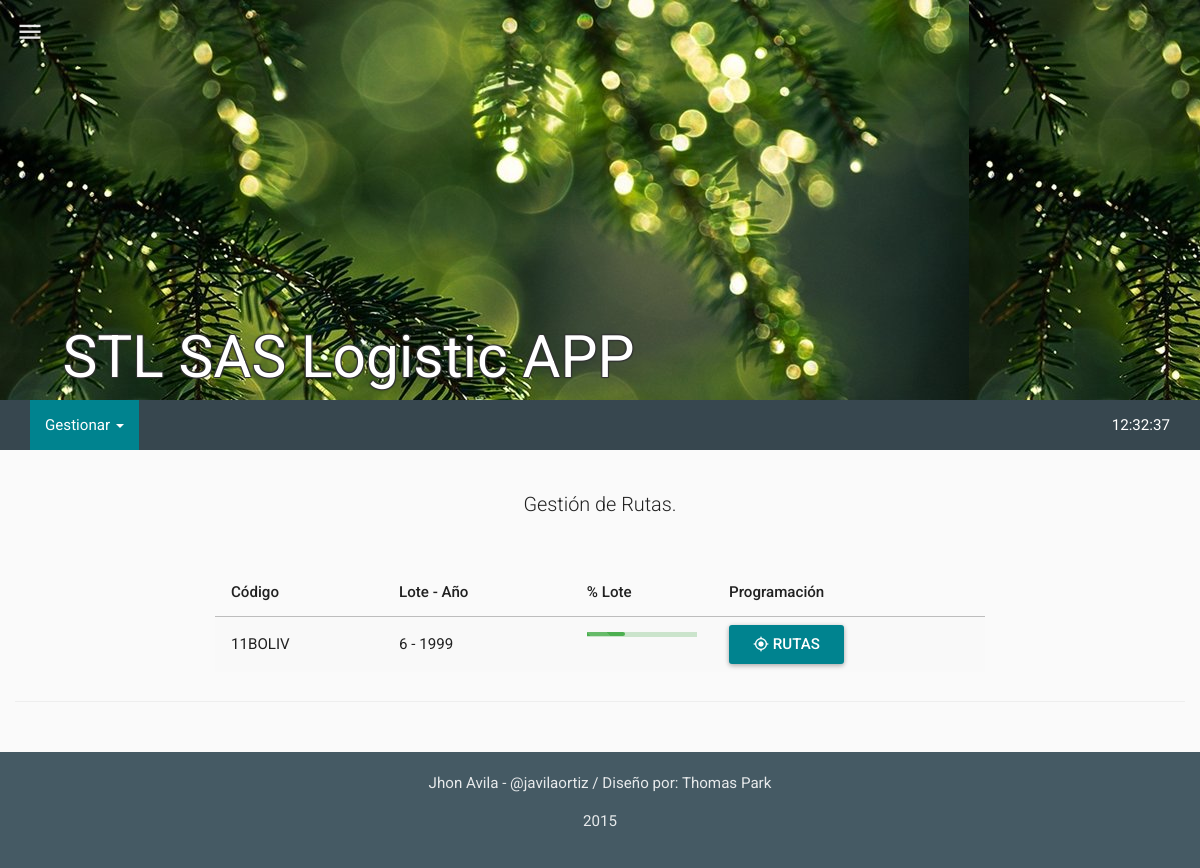
Before: /mods/rutas/rutas.php (signed in) with the older database file.
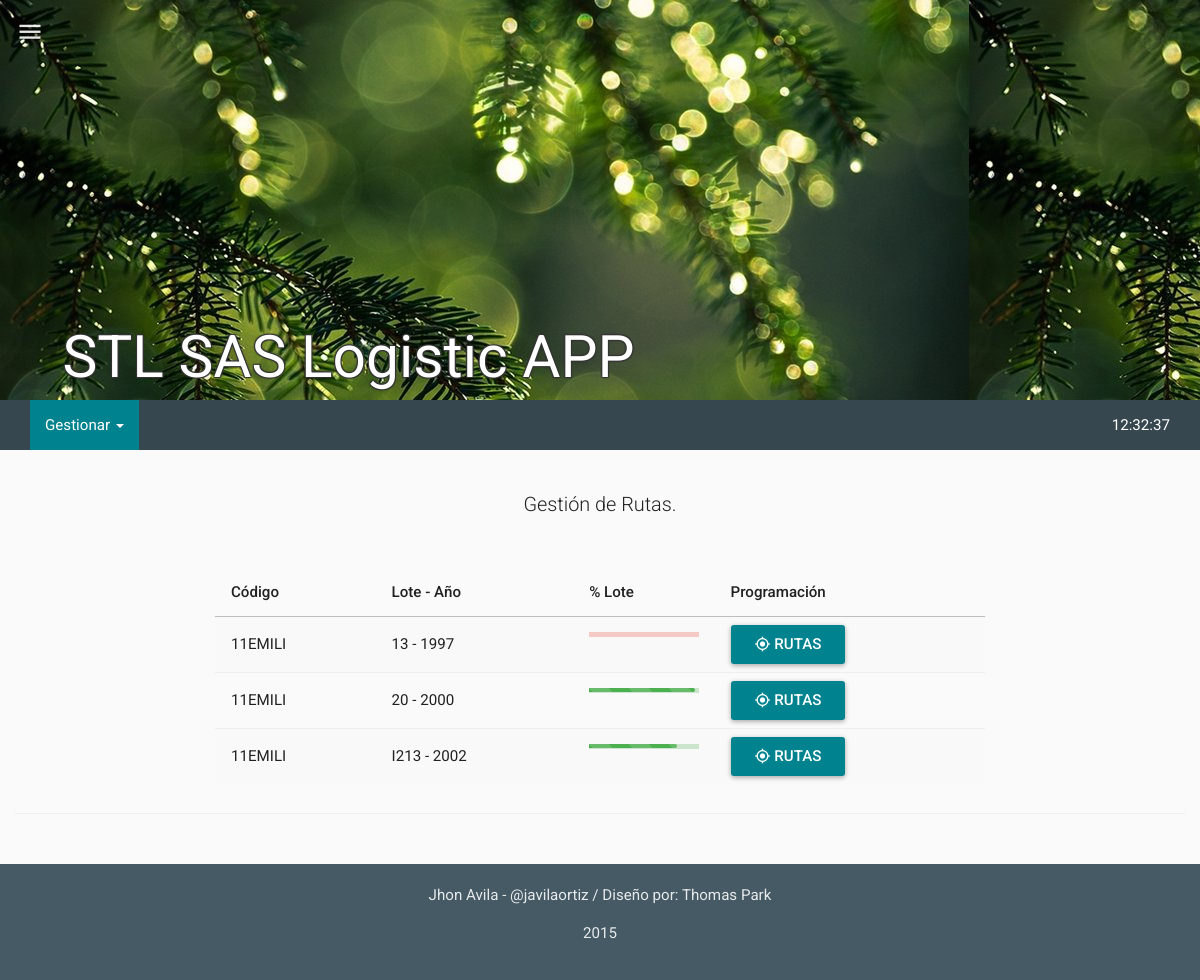
After: the same page with the newer database file.
### tables this page shows
CREATE TABLE IF NOT EXISTS `tbl_control_inventarios` (
  `ci_id` int(11) NOT NULL,
  `ci_fi_id` int(11) NOT NULL,
  `ci_in_lote` int(11) NOT NULL,
  `ci_vol_ini` float NOT NULL,
  `ci_vol_act` float NOT NULL,
  `ci_timestamp` timestamp NOT NULL DEFAULT CURRENT_TIMESTAMP ON UPDATE CURRENT_TIMESTAMP,
  `ci_created` int(11) NOT NULL,
  `ci_estado` int(11) NOT NULL
);

CREATE TABLE IF NOT EXISTS `tbl_fincas` (
  `fi_id` int(11) NOT NULL,
  `fi_codigo` varchar(10) NOT NULL,
  `fi_nombre` varchar(60) NOT NULL,
  `fi_ciudad` varchar(30) NOT NULL,
  `fi_timestamp` timestamp NOT NULL DEFAULT CURRENT_TIMESTAMP ON UPDATE CURRENT_TIMESTAMP,
  `fi_created` int(11) NOT NULL,
  `fi_estado` int(11) NOT NULL
);

CREATE TABLE IF NOT EXISTS `tbl_lotes_autorizados` (
  `la_id` int(11) NOT NULL,
  `la_fi_id` int(11) NOT NULL,
  `la_idlote` varchar(30) NOT NULL,
  `la_timestamp` timestamp NOT NULL DEFAULT CURRENT_TIMESTAMP ON UPDATE CURRENT_TIMESTAMP,
  `la_created` int(11) NOT NULL,
  `la_estado` int(11) NOT NULL
);

CREATE TABLE IF NOT EXISTS `tbl_matriz_ica` (
  `cd_oracle` int(11) NOT NULL,
  `codfinca` varchar(30) NOT NULL,
  `idlote` varchar(30) NOT NULL,
  `clave` varchar(30) NOT NULL,
  `especie_skc` varchar(30) NOT NULL,
  `grup_sp` varchar(30) NOT NULL,
  `especie_ica` varchar(30) NOT NULL,
  `especie_ica_abrev` varchar(30) NOT NULL,
  `vol_m3_ha` float NOT NULL,
  `vol_ica_m3` float NOT NULL,
  `procedencia` varchar(30) NOT NULL,
  `tf` varchar(30) NOT NULL,
  `mes` int(11) NOT NULL,
  `ano_plant` int(11) NOT NULL,
  `rotac` int(11) NOT NULL,
  `area_ha` float NOT NULL,
  `area_rmte_ha` float NOT NULL,
  `tipo_uso` varchar(30) NOT NULL,
  `cia` varchar(30) NOT NULL,
  `p_scc` varchar(30) NOT NULL,
  `zona` varchar(30) NOT NULL,
  `nucleo` varchar(30) NOT NULL,
  `subnucleo` varchar(30) NOT NULL,
  `depto` varchar(30) NOT NULL,
  `municipio` varchar(30) NOT NULL,
  `tenencia` varchar(30) NOT NULL,
  `area_2014` float NOT NULL,
  `area_rmte_2014` float NOT NULL,
  `clave_ica` varchar(30) NOT NULL,
  `registro_ica` varchar(30) NOT NULL,
  `cantidad_ica` float NOT NULL,
  `vol_ica` float NOT NULL,
  `num_lotes` float NOT NULL
);

### php/db.php (called while the page is built, shortened)
<?php
class con {
    private $host = 'localhost';
    private $user = 'root';
    private $pass = '';
    public $type = 'mysql';
    private $db = "bd_stl_logistica";
    public $lid = 0;
    function connect() {
        $connect = $this->type.'_connect';
        if (!$this->lid = $connect($this->host, $this->user, $this->pass)) {
        }
		else {
			$sql = $this->type.'_select_db';
			if (!$baseconections = $sql($this->db,$this->lid)) {
				mysql_query("SET NAMES 'utf8'");
			}
		}
		return ($this->lid);
 	}
}
?>

### php/rutas.php (the view, shortened to what this page needs)
<?php
class rutas{
  function get_fincas(){
    $con = new con();
    $rt = new route();
    if(isset($_SESSION["ses_id"])){
      $qry='SELECT * FROM tbl_control_inventarios
            INNER JOIN tbl_fincas ON tbl_fincas.fi_id=tbl_control_inventarios.ci_fi_id
            INNER JOIN tbl_lotes_autorizados ON tbl_lotes_autorizados.la_id = tbl_control_inventarios.ci_in_lote
            INNER JOIN tbl_matriz_ica ON tbl_matriz_ica.codfinca = tbl_fincas.fi_codigo
            WHERE
            tbl_matriz_ica.idlote = tbl_lotes_autorizados.la_idlote AND
            tbl_fincas.fi_estado = 1
           ;';
      $res = mysql_query($qry);
      $item =" ";
      $script ="<script>$(document).ready(function(){";
      while($row_res = mysql_fetch_assoc($res)) {
        $vp=(($row_res["ci_vol_act"]/$row_res["ci_vol_ini"])*100);
        switch ($vp) {
          case ($vp >= 30):
              $class="progress-bar-success";
              $msg_progress = "";
            break;
          case ($vp <= 15 ):
              $class="progress-bar-danger";
              $msg_progress = "";
            break;
        }
        $fn =
        $item.='
              <tr>
                <td>'.$row_res["fi_codigo"].'</td>
                <td>'.$row_res["la_idlote"].' - '.$row_res["ano_plant"].'</td>
                <td>'.$msg_progress.'
                  <div class="progress progress-striped active" style="height: 5px;">
                    <div class="progress-bar '.$class.'" style="width: '.$vp.'%;" title="'.$row_res["ci_vol_act"].' m3 ('.$vp.'%)"></div>
                  </div>
                </td>
                <td>
                  <div id="edt-button" onClick="load_modal('.$row_res["fi_id"].', '.$row_res["la_id"].');" class="btn btn-raised btn-primary" title="Lotes Autorizados"><i class="md md-my-location"></i> Rutas </div>
                </td>
              </tr>
        ';
        $script.='';
      }
      $script.='});</script>';
    }
    else{$rt->routing($rt->path("login"));}
    $html='
          <table class="table table-striped table-hover ">
            <thead>
              <tr>
                <th>Código</th>
                <th>Lote - Año</th>
                <th>% Lote</th>
                <th>Programación</th>
              </tr>
            </thead>
            <tbody>
              '.$item.'
            </tbody>
          </table>
    ';
    return $script.$html;
  }
}
?>

### mods/rutas/rutas.php (shortened to what this page needs)
<?php
include('../../php/app_menu.php');
include('../../php/rutas.php');
include('../../php/html_snippets.php');
$app_menu = new app_menu();
$html_snippet = new html_snippets();
$rutas = new rutas();
?>
<!DOCTYPE html>
<html lang="en">
  <head>
    <link rel="stylesheet" href="http://maxcdn.bootstrapcdn.com/bootstrap/3.3.2/css/bootstrap.min.css" type="text/css">
    <link rel="stylesheet" href="materia.css" type="text/css">
  </head>
  <body class="mtr-grey-50">
    <nav id="topbar" class="toolbar toolbar-expanded mtr-light-blue-800">
      <div class="container-fluid header-title">
        <div class="row">
          <div class="col-sm-12">STL SAS Logistic APP</div>
        </div>
      </div>
    </nav>
    <nav class="toolbar toolbar-fixed">
      <div class="container-fluid">
        <div class="toolbar-header">
          <a  id="headerToggle" href="#" class="menu-toggle" data-ripple-centered="true" data-ripple-color="#fff">
            <i class="md md-menu"></i>
          </a>
        </div>
      </div>
    </nav>
        <?php echo $app_menu->build_menu(); ?>
    <div class="container-fluid">
      <div class="page-header" id="banner">
        <div class="row">
          <label class="col-lg-2 control-label"></label>
          <div class="col-sm-8 text-center">
            <p class="lead">Gestión de Rutas.<br><br></p>
            <p><?php echo $rutas->get_fincas(); ?></p>
          </div>
          <label class="col-lg-2 control-label"></label>
        </div>
      </div>
    </div>
<?php echo $html_snippet->load_footer(); ?>
  </body>
</html>

### php/app_menu.php (shortened to what this page needs)
<?php
class app_menu{
  function build_menu(){
    $con = new con();
    $rt = new route();
    if(isset($_SESSION["ses_id"])){
      $qry='SELECT * FROM tbl_modulos AS M
            INNER JOIN tbl_usuarios AS U
            INNER JOIN tbl_permisos AS P
            INNER JOIN tbl_per_x_usu AS PxU
            INNER JOIN tbl_permisos_x_modulo AS PxM
            WHERE M.mo_id = PxM.pxm_mo_id
            AND PxM.pxm_pe_id = P.pe_id
            AND P.pe_id = PxU.pxu_pe_id
            AND PxU.pxu_us_id = U.us_id
            AND U.us_id = '.$_SESSION["ses_id"];
      $res = mysql_query($qry);
      $menuitem =" ";
      $script ="<script>$(document).ready(function(){";
      while($row_res = mysql_fetch_assoc($res)) {
        $tipo_us = $row_res['pxu_pe_id'];
        $menuitem.='<li><a href="#" id="'.$row_res['mo_nombre'].'" class="">'.$row_res['mo_descripcion'].'</a></li>';
        $script.='$("#'.$row_res['mo_nombre'].'").on("click", function(){$(location).attr("href","'.$row_res['mo_ruta'].'"); });';
      }
      $script.='});</script>';
    }
    else{$rt->routing($rt->path("login"));}
    if($tipo_us==1){
      $dropdown = '<li class="dropdown">
                    <a href="#" class="dropdown-toggle" data-toggle="dropdown" role="button" aria-expanded="false">Gestionar <span class="caret"></span></a>
                    <ul class="dropdown-menu" role="menu">
                    '.$menuitem.'
                    </ul>
                  </li>';
      $menuitem=$dropdown;
    }
    $html='
            <nav class="navbar navbar-inverse">
              <div class="container-fluid">
                <div class="navbar-header">
                  <button type="button" class="navbar-toggle collapsed" data-toggle="collapse" data-target="#bs-example-navbar-collapse-2">
                    <span class="sr-only">Toggle navigation</span>
                    <span class="icon-bar"></span>
                    <span class="icon-bar"></span>
                    <span class="icon-bar"></span>
                  </button>
                </div>
                <div class="collapse navbar-collapse" id="bs-example-navbar-collapse-2">
                  <ul class="nav navbar-nav">
                  '.$menuitem.'
                  </ul>
                  <ul class="nav navbar-nav navbar-right">
                    <li><a href="#" id="reloj">fecha / hora</a></li>
                  </ul>
                </div>
              </div>
            </nav>
    ';
    return $script.$html;
  }
}
?>

### php/html_snippets.php (shortened to what this page needs)
<?php
class html_snippets{
	function load_footer (){
		$html = '
		<footer class="container-fluid mtr-blue-grey-700">
	      <div class="row text-center">
	        <div class="col-sm-12">
	          <p>
	          	<a href="https://co.linkedin.com/in/javilaortiz" rel="nofollow">Jhon Avila</a>
	          	-
	          	<a href="https://twitter.com/javilaortiz">@javilaortiz</a>
	          	/
	          	Diseño por: <a href="http://thomaspark.me" rel="nofollow">Thomas Park</a</p>
	          <p>2015</p>
	        </div>
	      </div>
	    </footer>';
	    return $html;
	}
}
?>

Changed rows visible on the page:
removed tbl_control_inventarios: tbl_fincas.fi_codigo "11BOLIV", tbl_lotes_autorizados.la_idlote "6", tbl_matriz_ica.ano_plant "1999", ci_vol_act 108 (drawn)
added tbl_control_inventarios: tbl_fincas.fi_codigo "11EMILI", tbl_lotes_autorizados.la_idlote "13", tbl_matriz_ica.ano_plant "1997"
added tbl_control_inventarios: tbl_fincas.fi_codigo "11EMILI", tbl_lotes_autorizados.la_idlote "20", tbl_matriz_ica.ano_plant "2000", ci_vol_act 763.2 (drawn)
added tbl_control_inventarios: tbl_fincas.fi_codigo "11EMILI", tbl_lotes_autorizados.la_idlote "I213", tbl_matriz_ica.ano_plant "2002", ci_vol_act 799.9 (drawn)
